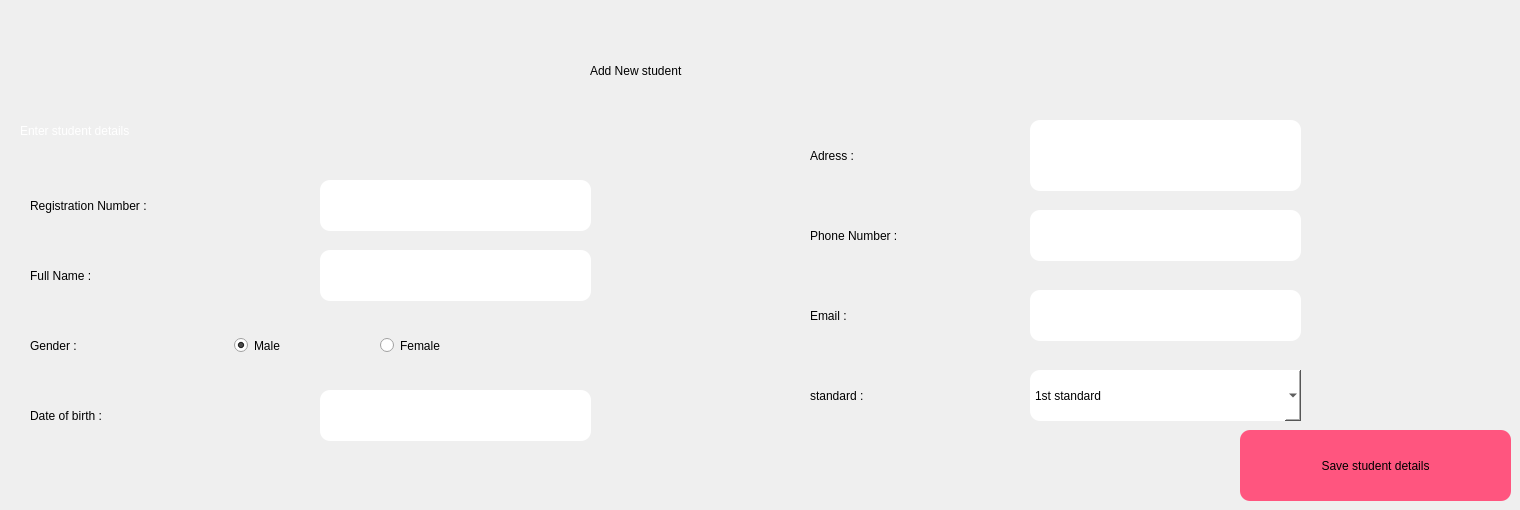
    <widget class="QWidget" name="tab_3">
     <attribute name="title">
      <string>addstudent</string>
     </attribute>
     <widget class="QLabel" name="label_8">
      <property name="geometry">
       <rect>
        <x>590</x>
        <y>30</y>
        <width>361</width>
        <height>81</height>
       </rect>
      </property>
      <property name="styleSheet">
       <string notr="true">font: 75 24pt &quot;MS Shell Dlg 2&quot;;</string>
      </property>
      <property name="text">
       <string>Add New student</string>
      </property>
     </widget>
     <widget class="QLabel" name="label_9">
      <property name="geometry">
       <rect>
        <x>20</x>
        <y>110</y>
        <width>331</width>
        <height>41</height>
       </rect>
      </property>
      <property name="styleSheet">
       <string notr="true">color:rgb(255, 255, 255);
font: 75 21pt &quot;MS Shell Dlg 2&quot;;</string>
      </property>
      <property name="text">
       <string>Enter student details</string>
      </property>
     </widget>
     <widget class="QLabel" name="label_10">
      <property name="geometry">
       <rect>
        <x>30</x>
        <y>180</y>
        <width>271</width>
        <height>51</height>
       </rect>
      </property>
      <property name="styleSheet">
       <string notr="true">font: 75 16pt &quot;MS Shell Dlg 2&quot;;</string>
      </property>
      <property name="text">
       <string>Registration Number :</string>
      </property>
     </widget>
     <widget class="QLineEdit" name="rn">
      <property name="geometry">
       <rect>
        <x>320</x>
        <y>180</y>
        <width>271</width>
        <height>51</height>
       </rect>
      </property>
      <property name="styleSheet">
       <string notr="true">background-color: rgb(255, 255, 255);
border-radius:10px;</string>
      </property>
     </widget>
     <widget class="QLabel" name="label_11">
      <property name="geometry">
       <rect>
        <x>30</x>
        <y>250</y>
        <width>151</width>
        <height>51</height>
       </rect>
      </property>
      <property name="styleSheet">
       <string notr="true">font: 75 16pt &quot;MS Shell Dlg 2&quot;;</string>
      </property>
      <property name="text">
       <string>Full Name :</string>
      </property>
     </widget>
     <widget class="QLineEdit" name="fn">
      <property name="geometry">
       <rect>
        <x>320</x>
        <y>250</y>
        <width>271</width>
        <height>51</height>
       </rect>
      </property>
      <property name="styleSheet">
       <string notr="true">background-color: rgb(255, 255, 255);
border-radius:10px;</string>
      </property>
     </widget>
     <widget class="QLabel" name="label_12">
      <property name="geometry">
       <rect>
        <x>30</x>
        <y>320</y>
        <width>151</width>
        <height>51</height>
       </rect>
      </property>
      <property name="styleSheet">
       <string notr="true">font: 75 16pt &quot;MS Shell Dlg 2&quot;;</string>
      </property>
      <property name="text">
       <string>Gender :</string>
      </property>
     </widget>
     <widget class="QRadioButton" name="m">
      <property name="geometry">
       <rect>
        <x>234</x>
        <y>330</y>
        <width>91</width>
        <height>31</height>
       </rect>
      </property>
      <property name="styleSheet">
       <string notr="true">font: 75 16pt &quot;MS Shell Dlg 2&quot;;</string>
      </property>
      <property name="text">
       <string>Male</string>
      </property>
      <property name="checked">
       <bool>true</bool>
      </property>
     </widget>
     <widget class="QRadioButton" name="f">
      <property name="geometry">
       <rect>
        <x>380</x>
        <y>330</y>
        <width>121</width>
        <height>31</height>
       </rect>
      </property>
      <property name="styleSheet">
       <string notr="true">font: 75 16pt &quot;MS Shell Dlg 2&quot;;</string>
      </property>
      <property name="text">
       <string>Female</string>
      </property>
     </widget>
     <widget class="QLineEdit" name="dt">
      <property name="geometry">
       <rect>
        <x>320</x>
        <y>390</y>
        <width>271</width>
        <height>51</height>
       </rect>
      </property>
      <property name="styleSheet">
       <string notr="true">background-color: rgb(255, 255, 255);
border-radius:10px;</string>
      </property>
     </widget>
     <widget class="QLabel" name="label_13">
      <property name="geometry">
       <rect>
        <x>30</x>
        <y>390</y>
        <width>211</width>
        <height>51</height>
       </rect>
      </property>
      <property name="styleSheet">
       <string notr="true">font: 75 16pt &quot;MS Shell Dlg 2&quot;;</string>
      </property>
      <property name="text">
       <string>Date of birth :</string>
      </property>
     </widget>
     <widget class="QTextEdit" name="ad">
      <property name="geometry">
       <rect>
        <x>1030</x>
        <y>120</y>
        <width>271</width>
        <height>71</height>
       </rect>
      </property>
      <property name="styleSheet">
       <string notr="true">background-color: rgb(255, 255, 255);
border-radius:10px;</string>
      </property>
     </widget>
     <widget class="QLabel" name="label_14">
      <property name="geometry">
       <rect>
        <x>810</x>
        <y>130</y>
        <width>211</width>
        <height>51</height>
       </rect>
      </property>
      <property name="styleSheet">
       <string notr="true">font: 75 16pt &quot;MS Shell Dlg 2&quot;;</string>
      </property>
      <property name="text">
       <string>Adress :</string>
      </property>
     </widget>
     <widget class="QLabel" name="label_15">
      <property name="geometry">
       <rect>
        <x>810</x>
        <y>210</y>
        <width>211</width>
        <height>51</height>
       </rect>
      </property>
      <property name="styleSheet">
       <string notr="true">font: 75 16pt &quot;MS Shell Dlg 2&quot;;</string>
      </property>
      <property name="text">
       <string>Phone Number :</string>
      </property>
     </widget>
     <widget class="QLineEdit" name="nb">
      <property name="geometry">
       <rect>
        <x>1030</x>
        <y>210</y>
        <width>271</width>
        <height>51</height>
       </rect>
      </property>
      <property name="styleSheet">
       <string notr="true">background-color: rgb(255, 255, 255);
border-radius:10px;</string>
      </property>
     </widget>
     <widget class="QLabel" name="label_16">
      <property name="geometry">
       <rect>
        <x>810</x>
        <y>290</y>
        <width>211</width>
        <height>51</height>
       </rect>
      </property>
      <property name="styleSheet">
       <string notr="true">font: 75 16pt &quot;MS Shell Dlg 2&quot;;</string>
      </property>
      <property name="text">
       <string>Email :</string>
      </property>
     </widget>
     <widget class="QLineEdit" name="em">
      <property name="geometry">
       <rect>
        <x>1030</x>
        <y>290</y>
        <width>271</width>
        <height>51</height>
       </rect>
      </property>
      <property name="styleSheet">
       <string notr="true">background-color: rgb(255, 255, 255);
border-radius:10px;</string>
      </property>
     </widget>
     <widget class="QLabel" name="label_17">
      <property name="geometry">
       <rect>
        <x>810</x>
        <y>370</y>
        <width>211</width>
        <height>51</height>
       </rect>
      </property>
      <property name="styleSheet">
       <string notr="true">font: 75 16pt &quot;MS Shell Dlg 2&quot;;</string>
      </property>
      <property name="text">
       <string>standard :</string>
      </property>
     </widget>
     <widget class="QComboBox" name="st">
      <property name="geometry">
       <rect>
        <x>1030</x>
        <y>370</y>
        <width>271</width>
        <height>51</height>
       </rect>
      </property>
      <property name="styleSheet">
       <string notr="true">background-color: rgb(255, 255, 255);
font: 75 12pt &quot;MS Shell Dlg 2&quot;;
border-radius:10px;
</string>
      </property>
      <item>
       <property name="text">
        <string>1st standard</string>
       </property>
      </item>
      <item>
       <property name="text">
        <string>2nd standard</string>
       </property>
      </item>
      <item>
       <property name="text">
        <string>3rd standard</string>
       </property>
      </item>
      <item>
       <property name="text">
        <string>4th standard</string>
       </property>
      </item>
      <item>
       <property name="text">
        <string>5th standard</string>
       </property>
      </item>
      <item>
       <property name="text">
        <string>6th standard</string>
       </property>
      </item>
      <item>
       <property name="text">
        <string>7th standard</string>
       </property>
      </item>
      <item>
       <property name="text">
        <string>8th standard</string>
       </property>
      </item>
      <item>
       <property name="text">
        <string>9th standard</string>
       </property>
      </item>
      <item>
       <property name="text">
        <string>10th standard</string>
       </property>
      </item>
      <item>
       <property name="text">
        <string>11th standard</string>
       </property>
      </item>
     </widget>
     <widget class="QPushButton" name="save">
      <property name="geometry">
       <rect>
        <x>1240</x>
        <y>430</y>
        <width>271</width>
        <height>71</height>
       </rect>
      </property>
      <property name="styleSheet">
       <string notr="true">border-radius:10px;
background-color: rgb(255, 85, 127);
border-color: rgb(0, 0, 0);
border-width:2px;
border-color: rgb(0, 0, 0);
font: 75 16pt &quot;MS Shell Dlg 2&quot;;</string>
      </property>
      <property name="text">
       <string>Save student details</string>
      </property>
     </widget>
    </widget>
